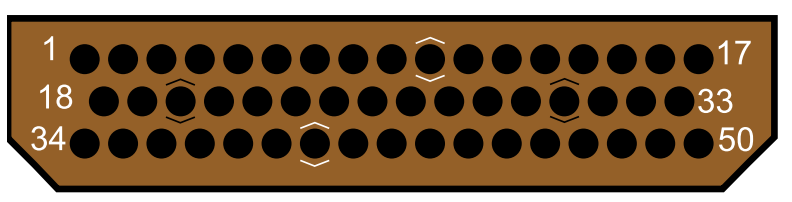
#> input picture CavityDetection/Connectors/50T20.png, 792 x 202 px, found by its file name
$ python CavityDetection.py
#> lines starting #> are read from the running program, lines starting #| are printed output that depends on the picture; after the words box and inside, x2 and y2 are one past the last pixel; in counts of white or black regions, pixels touching at a corner belong together
import cv2
import numpy as np

image = cv2.imread("CavityDetection/Connectors/50T20.png")
#> image is the input picture: shape (202, 792, 3); mean B, G, R 65.4, 95.2, 122.8
gray = cv2.cvtColor(image, cv2.COLOR_BGR2GRAY)
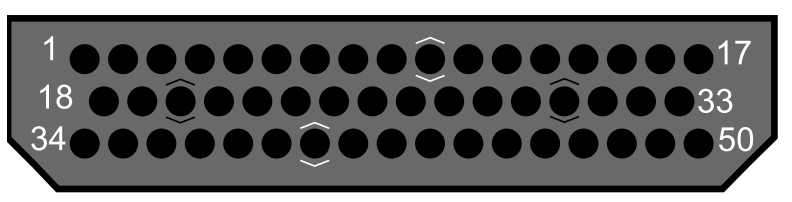
#> gray: shape (202, 792); min 0, max 255, mean 99.9

blurred = cv2.GaussianBlur(gray, (5, 5), 0)
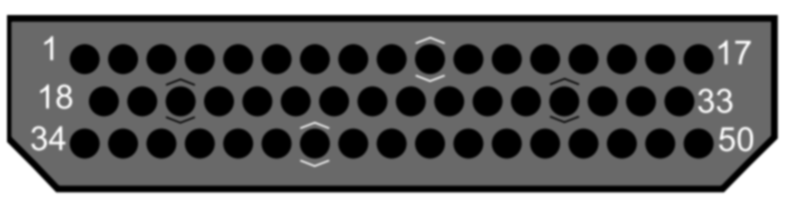
#> blurred: shape (202, 792); min 0, max 255, mean 99.9

# Hough Circle Transform
circles = cv2.HoughCircles(blurred, cv2.HOUGH_GRADIENT, dp=1.2, minDist=30,
                           param1=50, param2=33, minRadius=15, maxRadius=50)
#> circles = 50 rows, first 8: [621, 143.4, 15.48], [714.6, 138.6, 37.32], [315, 143.4, 15.6], [238.2, 143.4, 15.6], [505.8, 143.4, 15.48], [544.2, 143.4, 15.48], [180.6, 101.4, 15.42], [276.6, 143.4, 15.42]

if circles is not None:
    circles = np.uint16(np.around(circles))
#> circles = 50 rows, first 8: [621, 143, 15], [715, 139, 37], [315, 143, 16], [238, 143, 16], [506, 143, 15], [544, 143, 15], [181, 101, 15], [277, 143, 15]
    for i in circles[0, :]:
        cv2.circle(image, (i[0], i[1]), i[2], (0, 255, 0), 2)
#> this loop made 50 passes
#> i on passes 1 to 12: [621, 143, 15], [715, 139, 37], [315, 143, 16], [238, 143, 16], [506, 143, 15], [544, 143, 15], [181, 101, 15], [277, 143, 15], [563, 101, 15], [142, 101, 16], [161, 58, 16], [219, 101, 16]
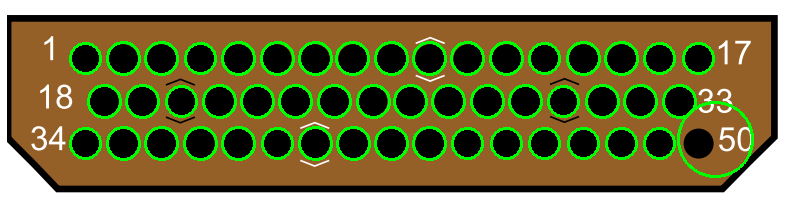
#> image: shape (202, 792, 3); 9.58% of pixels changed, all inside (x1, y1, x2, y2) = (69, 41, 754, 178)

cv2.imshow("Detected Pins", image)
cv2.waitKey(0)
cv2.destroyAllWindows()

$ run again, with CavityDetection/Connectors/13T12.png copied over CavityDetection/Connectors/50T20.png
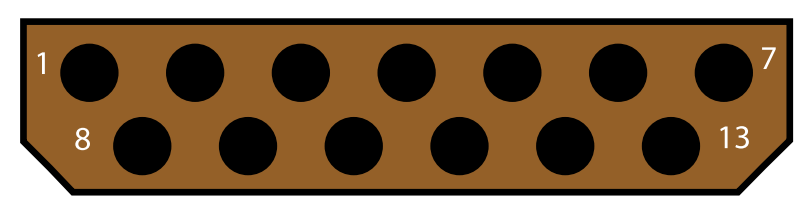
#> input picture CavityDetection/Connectors/13T12.png, 807 x 203 px, found by its file name
#> image is the input picture: shape (203, 807, 3); mean B, G, R 68.1, 97.8, 125.4
#> `blurred = cv2.GaussianBlur(gray, (5, 5), 0)`:
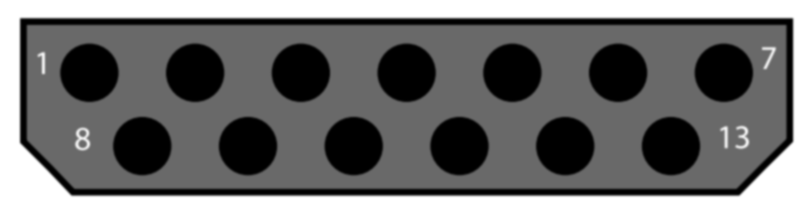
#> blurred: shape (203, 807); min 0, max 255, mean 102.6
#> `circles = cv2.HoughCircles(blurred, cv2.HOUGH_GRADIENT, dp=1.2, minDis..`: circles = 13 rows, first 8: [459, 145.8, 29.28], [247.8, 145.8, 29.4], [670.2, 145.8, 29.4], [406.2, 72.6, 29.4], [353.4, 145.8, 29.4], [511.8, 72.6, 29.4], [564.6, 145.8, 29.4], [617.4, 72.6, 29.4]
#> `circles = np.uint16(np.around(circles))`: circles = 13 rows, first 8: [459, 146, 29], [248, 146, 29], [670, 146, 29], [406, 73, 29], [353, 146, 29], [512, 73, 29], [565, 146, 29], [617, 73, 29]
#> the loop `for i in circles[0, :]:` made 13 passes
#> after the loop `for i in circles[0, :]:`:
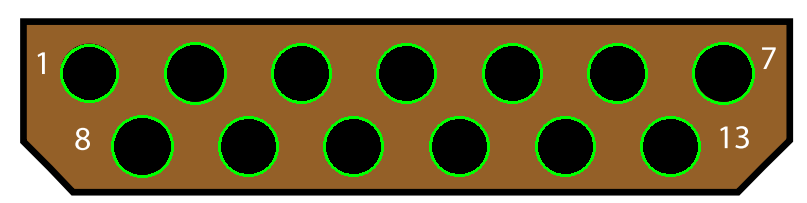
#> image: shape (203, 807, 3); 4.31% of pixels changed, all inside (x1, y1, x2, y2) = (60, 42, 755, 178)

$ run again, with CavityDetection/Connectors/21T16.png copied over CavityDetection/Connectors/50T20.png
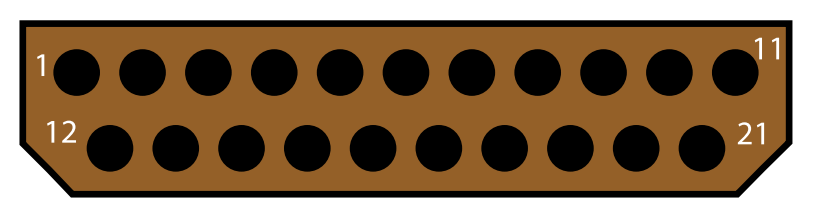
#> input picture CavityDetection/Connectors/21T16.png, 813 x 216 px, found by its file name
#> image is the input picture: shape (216, 813, 3); mean B, G, R 80.5, 107.8, 133.2
#> `blurred = cv2.GaussianBlur(gray, (5, 5), 0)`:
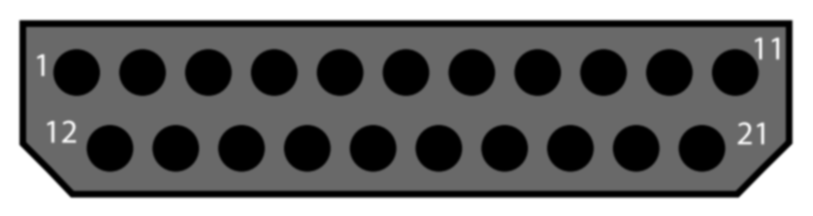
#> blurred: shape (216, 813); min 0, max 255, mean 112.2
#> `circles = cv2.HoughCircles(blurred, cv2.HOUGH_GRADIENT, dp=1.2, minDis..`: circles = 21 rows, first 8: [372.6, 148.2, 23.64], [701.4, 148.2, 23.64], [306.6, 148.2, 23.64], [274.2, 72.6, 22.8], [438.6, 148.2, 23.76], [109.8, 148.2, 23.76], [635.4, 148.2, 23.76], [76.2, 72.6, 23.76]
#> `circles = np.uint16(np.around(circles))`: circles = 21 rows, first 8: [373, 148, 24], [701, 148, 24], [307, 148, 24], [274, 73, 23], [439, 148, 24], [110, 148, 24], [635, 148, 24], [76, 73, 24]
#> the loop `for i in circles[0, :]:` made 21 passes
#> after the loop `for i in circles[0, :]:`:
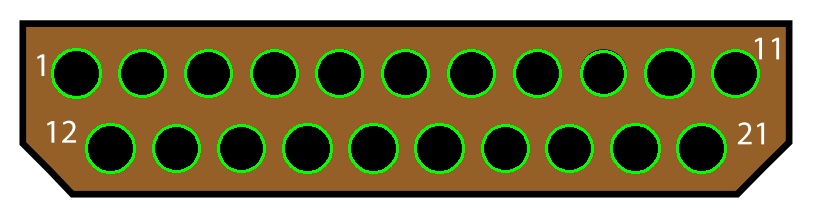
#> image: shape (216, 813, 3); 5.32% of pixels changed, all inside (x1, y1, x2, y2) = (51, 48, 760, 174)

$ run again, with CavityDetection/Connectors/5T8.png copied over CavityDetection/Connectors/50T20.png
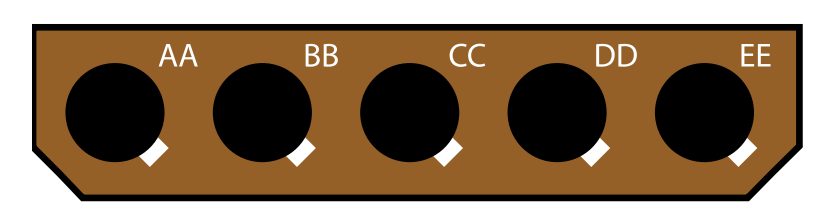
#> input picture CavityDetection/Connectors/5T8.png, 836 x 220 px, found by its file name
#> image is the input picture: shape (220, 836, 3); mean B, G, R 91.4, 115.8, 138.5
#> `blurred = cv2.GaussianBlur(gray, (5, 5), 0)`:
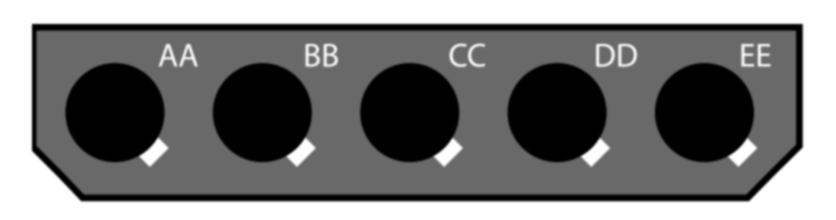
#> blurred: shape (220, 836); min 0, max 255, mean 119.7
#> `circles = cv2.HoughCircles(blurred, cv2.HOUGH_GRADIENT, dp=1.2, minDis..`: circles = [[703.8, 112.2, 49.32], [114.6, 112.2, 49.32], [262.2, 112.2, 49.32], [556.2, 112.2, 49.32], [408.6, 112.2, 49.32]]
#> `circles = np.uint16(np.around(circles))`: circles = [[704, 112, 49], [115, 112, 49], [262, 112, 49], [556, 112, 49], [409, 112, 49]]
#> the loop `for i in circles[0, :]:` made 5 passes
#> after the loop `for i in circles[0, :]:`:
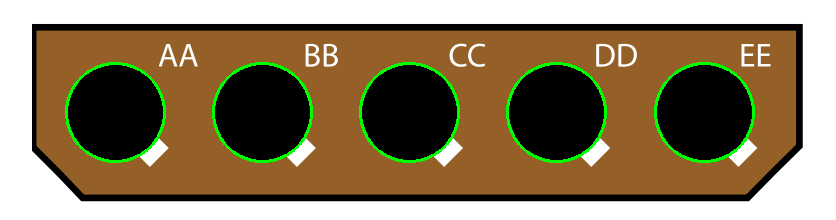
#> image: shape (220, 836, 3); 2.5% of pixels changed, all inside (x1, y1, x2, y2) = (65, 62, 755, 163)
